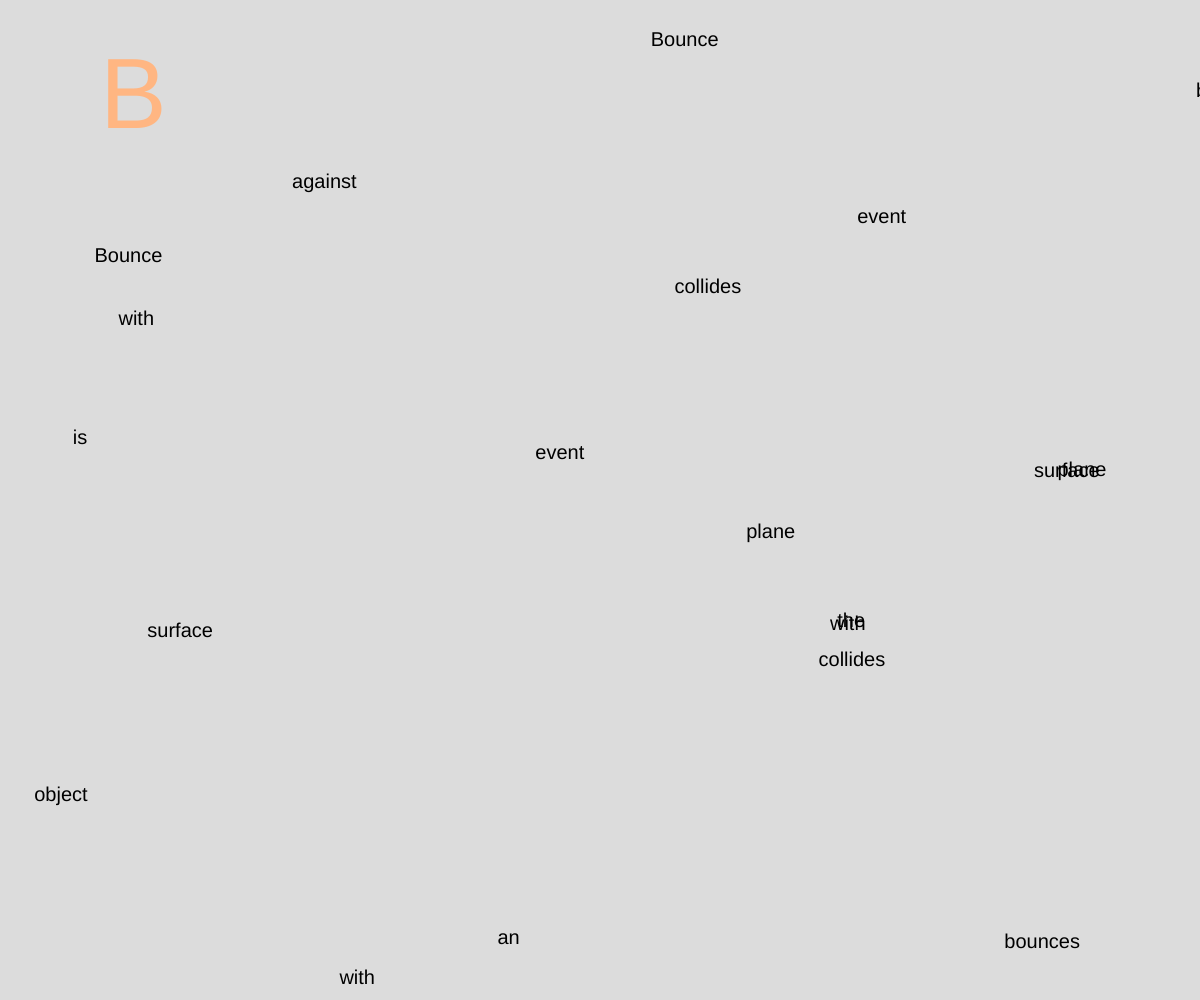
Frame 1 (no input)
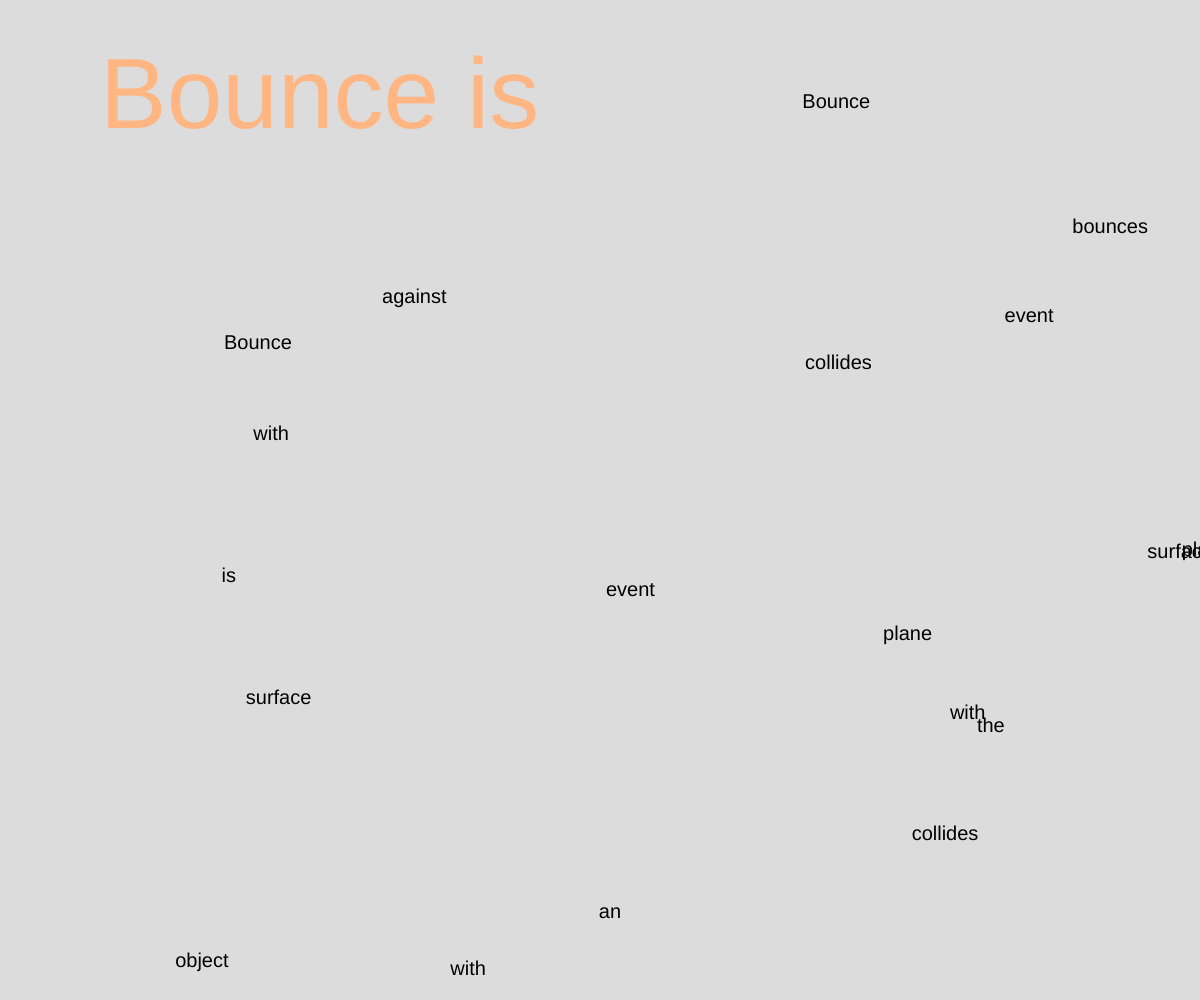
Frame 60 (no input)
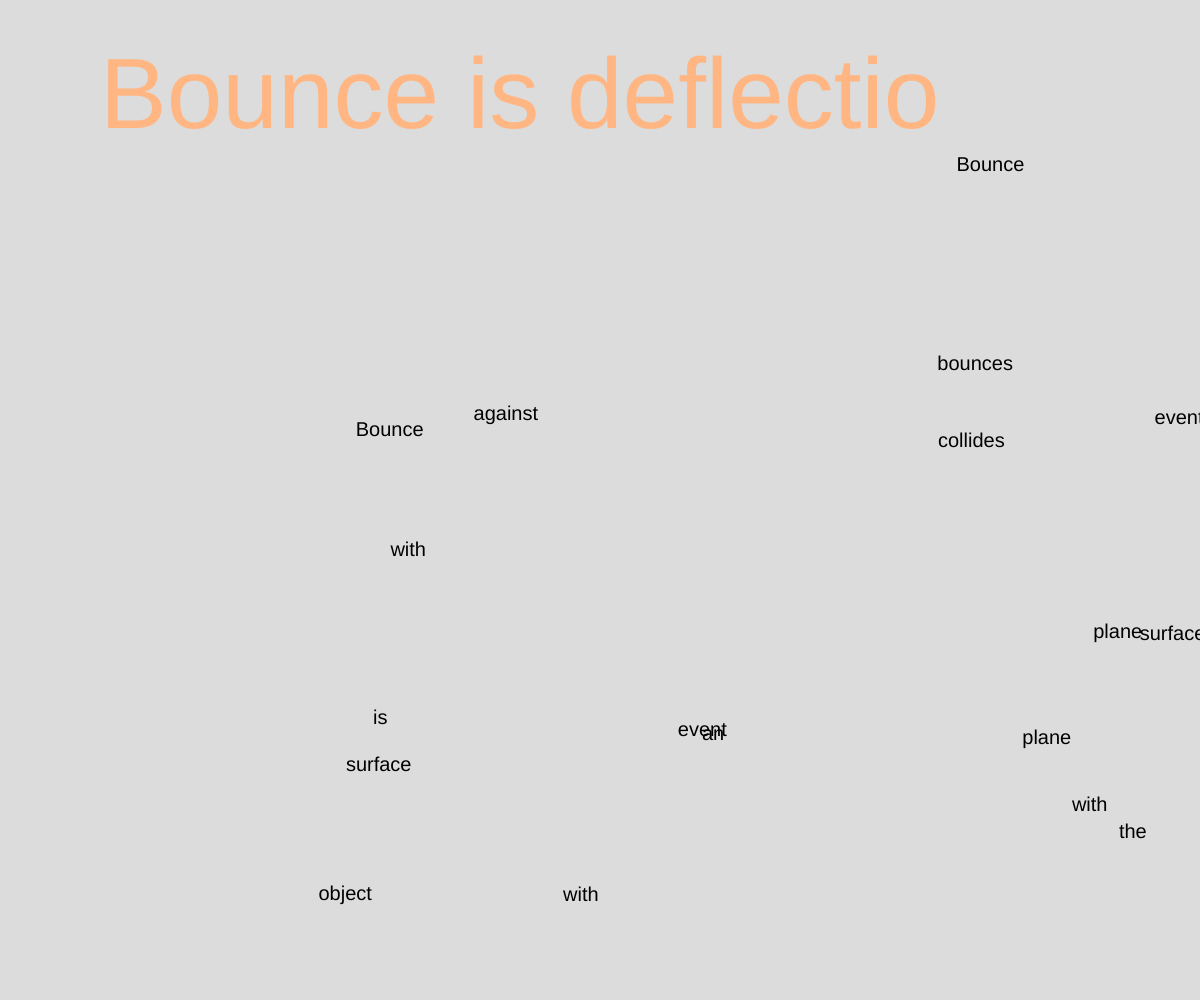
Frame 120 (the mouse pressed at the canvas centre since frame 60)

The p5.js sketch that drew these frames (run headless with seeded random() and noise() and a simulated clock; from frame 60 on, the mouse is pressed at the canvas centre):

// p5.js sketch
// ── sketch.js
let words = [
  "Bounce",
  "is",
  "deflection",
  "the",
  "event",
  "where",
  "an",
  "object",
  "collides",
  "with",
  "and",
  "bounces",
  "against",
  "a",
  "plane",
  "surface",

];

class Word {
  constructor() {
    this.x = random(width);
    this.y = random(height);
    this.xVel = random(1, 3);
    this.yVel = random(1, 3);
    this.color = 'black';
    this.text = random(words); 
  }

  checkBoundary() {
    if (this.y > height || this.y < 0) {
      this.yVel *= -1;
    }

    if (this.x > width || this.x < 0) {
      this.xVel *= -1;
    }
  }

  update() {
    this.y += this.yVel;
    this.x += this.xVel;
    this.checkBoundary();
  }

  draw() {
    fill(this.color);
    textSize(20);
    text(this.text, this.x, this.y);
  }
}

let numWords = 20;
let wordsArray = [];

let phrase =
  "Bounce is deflection (physics), the event where an object collides with and bounces against a plane surface.";

let MARGIN = 40;

let currentMaxIndex;
let nextUpdateMillis;

function setup() {
  createCanvas(windowWidth, windowHeight);
  textAlign(LEFT, TOP);
  textSize(20);

  currentMaxIndex = 0;
  nextUpdateMillis = 0;

  for (let d = 0; d < numWords; d += 1) {
    let aWord = new Word();
    aWord.text = random(words); 
    wordsArray.push(aWord);
  }
}

function draw() {
  background(220);

  for (let d = 0; d < wordsArray.length; d += 1) {
    let aWord = wordsArray[d];
    aWord.draw();
    aWord.update();
  }

  fill(255, 182, 130)
  textSize(100);
  if (millis() > nextUpdateMillis) {
    currentMaxIndex = min(currentMaxIndex + 1, phrase.length);
    nextUpdateMillis = millis() + random(30, 160);
  }

  let phraseToDraw = phrase.slice(0, currentMaxIndex);
  text(phraseToDraw, 100, 50, width - 2 * MARGIN, height);
  
}
